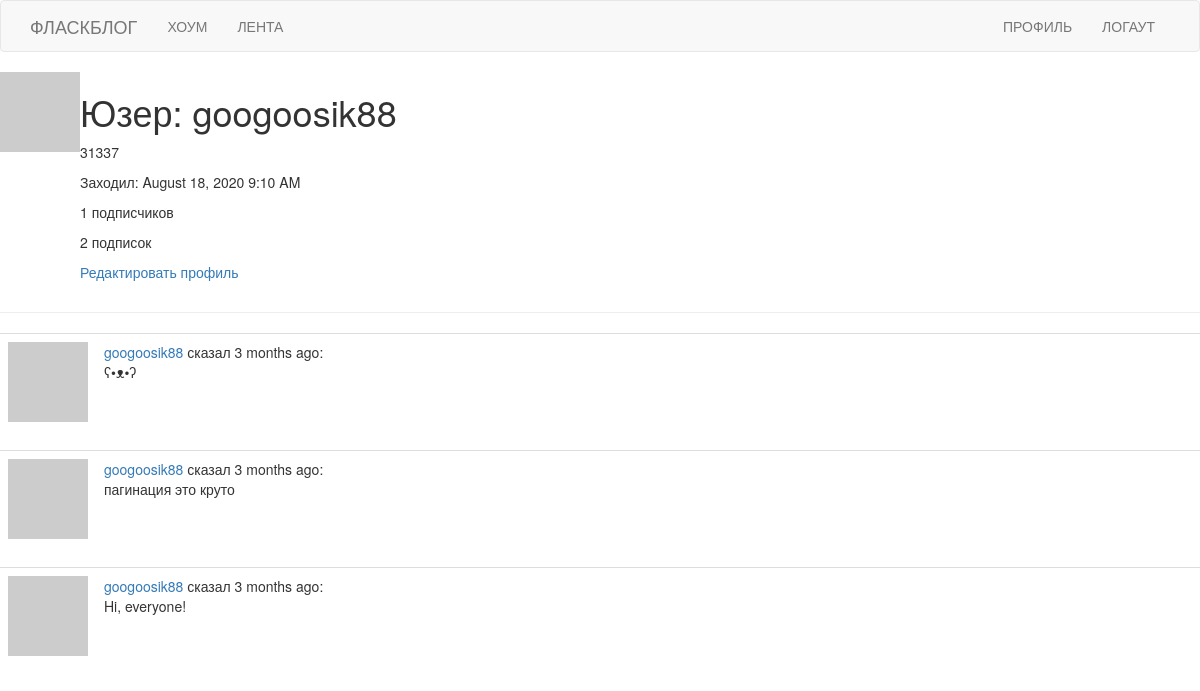
Screenshot of /user/googoosik88 (signed in) with the database file from the repository.
### app/models.py (models this page shows, shortened)
class User(UserMixin, db.Model):
    id = db.Column(db.Integer, primary_key=True)
    username = db.Column(db.String(64), index=True, unique=True)
    email = db.Column(db.String(120), index=True, unique=True)
    password_hash = db.Column(db.String(128))
    about_me = db.Column(db.String(140))
    last_seen = db.Column(db.DateTime, default=datetime.utcnow)
    posts = db.relationship('Post', backref='author', lazy='dynamic')
    followed = db.relationship(
        'User', secondary=followers,
        primaryjoin=(followers.c.follower_id == id),
        secondaryjoin=(followers.c.followed_id == id),
        backref=db.backref('followers', lazy='dynamic'), lazy='dynamic')
    def avatar(self, size):
        digest = md5(self.email.lower().encode('utf-8')).hexdigest()
        return 'https://www.gravatar.com/avatar/{}?d=identicon&s={}'.format(digest, size)
    """Подписка"""
    """Отписка"""
    """Проверка на подписку"""
    """Лента"""
    '''Запрос токена на восстановление пароля'''
    '''Верификация токена на восстановление пароля'''

class Post(db.Model):
    id = db.Column(db.Integer, primary_key=True)
    body = db.Column(db.String(140))
    timestamp = db.Column(db.DateTime, index=True, default=datetime.utcnow)
    user_id = db.Column(db.Integer, db.ForeignKey('user.id'))

### app/routes.py (the view)
@app.route('/user/<username>')
@login_required
def user(username):
    user = User.query.filter_by(username=username).first_or_404()
    page= request.args.get('page', 1, type=int)
    posts = user.posts.order_by(Post.timestamp.desc()).paginate(page, app.config['POST_PER_PAGE'], False)
    next_url = url_for('user', username=user.username, page=posts.next_num) if posts.has_next else None
    prev_url = url_for('user', username=user.username, page=posts.prev_num) if posts.has_prev else None
    form = EmptyForm
    return render_template('user.html', user=user, posts=posts.items,
                           next_url=next_url, prev_url=prev_url, form=form)

### app/models.py (called while the page is built)
@login.user_loader
def load_user(id):
    return User.query.get(int(id))

### app/routes.py (called while the page is built)
@app.before_request
def before_request():
    if current_user.is_authenticated:
        current_user.last_seen = datetime.utcnow()
        db.session.commit()

### app/templates/user.html (shortened to what this page needs)
{% extends "base.html" %}
{% block content %}
    <table>
        <tr valign="top">
            <td><img src="{{ user.avatar(128) }}"></td>
            <td>
                <h1> Юзер: {{ user.username }}</h1>
                {% if user.about_me %}
                <p>
                    {{ user.about_me }}
                </p>
                {% endif %}
                {% if user.last_seen %}
                <p>
                    Заходил: {{ moment(user.last_seen).format('LLL') }}
                </p>
                {% endif %}
                <p>
                    {{ user.followers.count() }} подписчиков
                </p>
                <p>
                    {{ user.followed.count() }} подписок
                </p>
                {% if user == current_user %}
                <p>
                    <a href="{{ url_for('edit_profile') }}">Редактировать профиль</a>
                </p>
                {% elif not current_user.is_following(user) %}
                <p>
                    <a href="{{ url_for('follow', username=user.username) }}">Подписаться</a>
                </p>
                {% else %}
                <p>
                    <a href="{{ url_for('unfollow', username=user.username) }}">Отписаться</a>
                </p>
                {% endif %}
            </td>
        </tr>
    </table>
    <hr>
    {% for post in posts %}
        {% include '_post.html' %}
    {% endfor %}
{% endblock %}

### app/templates/_post.html
<table class="table table-hover">
    <tr>
        <td width="70px">
            <a href="{{ url_for('user', username=post.author.username) }}">
                <img src="{{ post.author.avatar(70) }}" />
            </a>
        </td>
        <td>
            <a href="{{ url_for('user', username=post.author.username) }}">
                {{ post.author.username }}
            </a>
            сказал {{ moment(post.timestamp).fromNow() }}:
            <br>
            {{ post.body }}
        </td>
    </tr>
</table>

### rows the page displays
User: username "googoosik88", about_me "31337", last_seen "August 18, 2020 9:10 AM"
Post: author.username "googoosik88", timestamp "3 months ago", body "ʕ•ᴥ•ʔ"
Post: author.username "googoosik88", timestamp "3 months ago", body "пагинация это круто"
Post: author.username "googoosik88", timestamp "3 months ago", body "Hi, everyone!"

### other values shown
{{ user.followers.count() }} "1"
{{ user.followed.count() }} "2"
